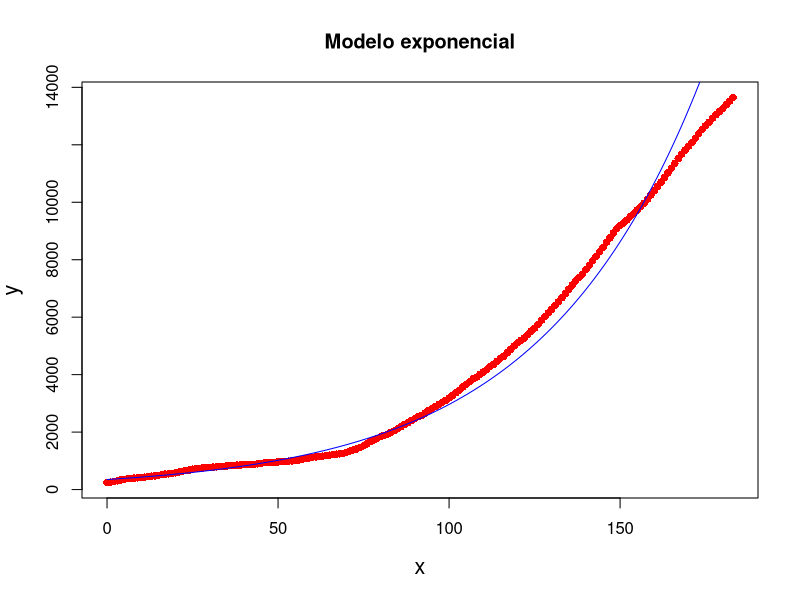

Here is the R script that generated this plot:
# Algebra Lineal - Lab7
# Entrega: 10/7/20
# @steven_wilson

library(dplyr)
library(ggplot2)
library(readxl)
library(pracma)

#obtener datos
datos <- read_excel("Data.xlsx",sheet="Mexponencial")
datos$Dia=datos$Dia-datos$Dia[1]
#ingresar arrays a funcion polyfit
p <- polyfit(datos$Dia, log(datos$Casos), 1)

#mostrar coeficientes
r<-p[1]
Po<-exp(p[2])
r
Po

#graficar data
plot(datos$Dia, datos$Casos, pch=16, cex.lab = 1.3, col = "red", xlab="x", ylab="y", main="Modelo exponencial")

#graficar Modelo Exponencial
yf <- Po * exp(r*datos$Dia)
lines(datos$Dia, yf, col="blue")